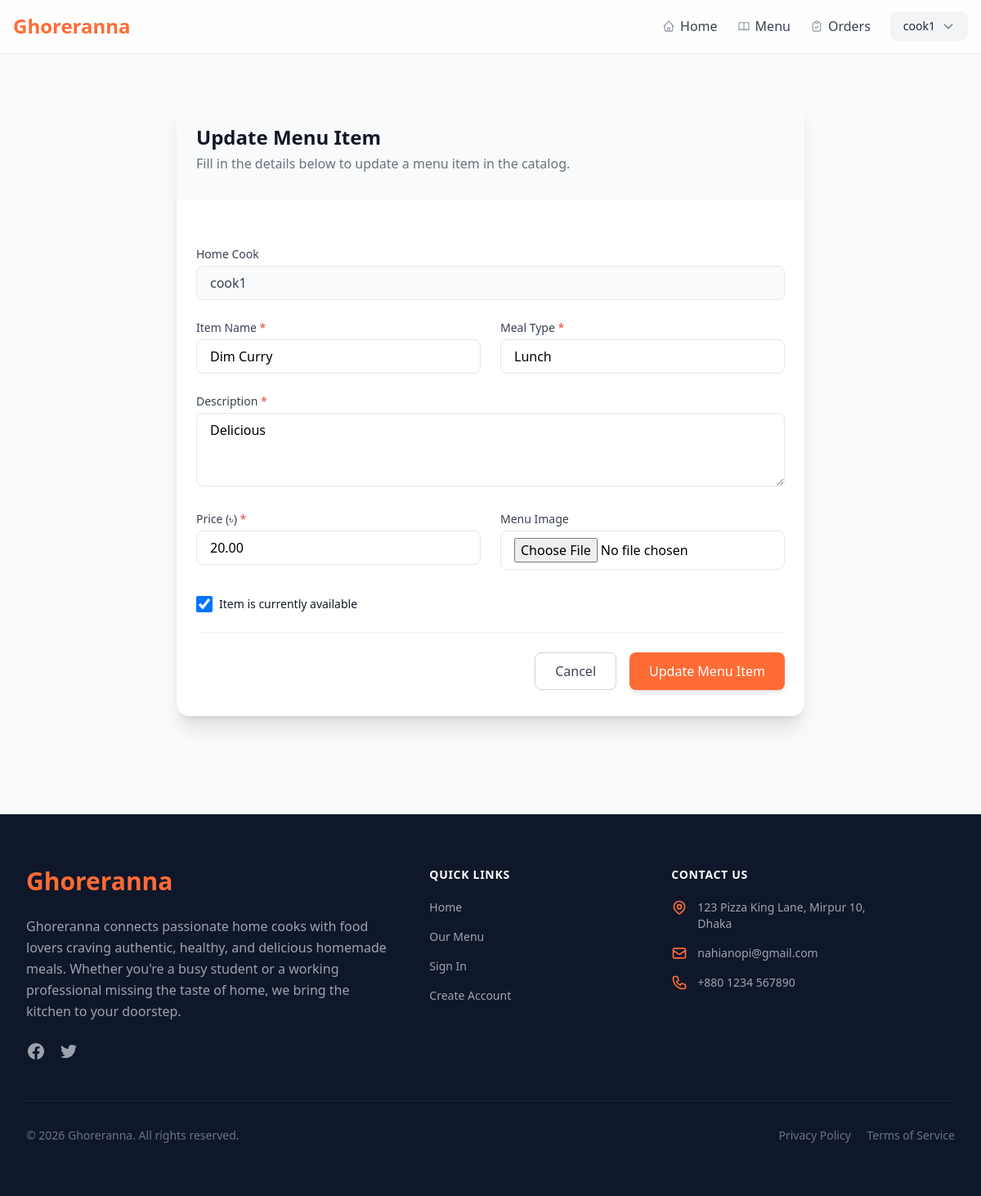
The app's page /menu/1/edit/ (signed in) with its own data.
### ghoreranna_app/models.py (models this page shows, shortened)
class User(models.Model):
    ROLE_CHOICES = [
        ('Student', 'Student'),
        ('Bachelor Employee', 'Bachelor Employee'),
        ('Home Cook', 'Home Cook'),
        ('Delivery Staff', 'Delivery Staff'),
        ('Admin', 'Admin'),
    ]
    STATUS_CHOICES = [
        ('Active', 'Active'),
        ('Inactive', 'Inactive'),
    ]
    user_id = models.AutoField(primary_key=True)
    name = models.CharField(max_length=255)
    phone = models.CharField(max_length=20)
    email = models.EmailField(unique=True)
    password = models.CharField(max_length=255)
    address = models.TextField()
    role = models.CharField(max_length=50, choices=ROLE_CHOICES)
    status = models.CharField(max_length=20, choices=STATUS_CHOICES, default='Active')
    class Meta:
        ordering = ['name']

class Menu(models.Model):
    menu_id = models.AutoField(primary_key=True)
    homecook = models.ForeignKey(User, on_delete=models.CASCADE, related_name='menus', limit_choices_to={'role': 'Home Cook'})
    meal_type = models.CharField(max_length=100)
    item_name = models.CharField(max_length=255)
    description = models.TextField()
    price = models.DecimalField(max_digits=10, decimal_places=2)
    image = models.ImageField(upload_to='menu_images/', null=True, blank=True)
    availability_status = models.BooleanField(default=True)
    class Meta:
        ordering = ['item_name']

### ghoreranna_app/views.py (the view)
# urls.py: path('menu/<int:pk>/edit/', views.menu_update, name='menu_update'),
def menu_update(request, pk):
    user_role = request.session.get('user_role')
    if user_role not in ['Admin', 'Home Cook']:
        messages.error(request, "Only Admins and Home Cooks can update menus.")
        return redirect('menu_list')
    menu = get_object_or_404(Menu, pk=pk)
    if user_role == 'Home Cook' and menu.homecook_id != request.session.get('user_id'):
        messages.error(request, "You can only edit your own menu items.")
        return redirect('menu_list')
    if request.method == 'POST':
        form = MenuForm(request.POST, request.FILES, instance=menu)
        if form.is_valid():
            form.save()
            messages.success(request, 'Menu item updated successfully!')
            return redirect('menu_list')
    else:
        form = MenuForm(instance=menu)
    return render(request, 'menu_form.html', {'form': form, 'action': 'Update', 'menu': menu})

### ghoreranna_app/forms.py
class MenuForm(forms.ModelForm):
    class Meta:
        model = Menu
        fields = ['meal_type', 'item_name', 'description', 'price', 'image', 'availability_status']
        widgets = {
            'meal_type': forms.TextInput(attrs={'class': 'w-full px-4 py-2 border rounded-lg focus:outline-none focus:ring-2 focus:ring-primary'}),
            'item_name': forms.TextInput(attrs={'class': 'w-full px-4 py-2 border rounded-lg focus:outline-none focus:ring-2 focus:ring-primary'}),
            'description': forms.Textarea(attrs={'class': 'w-full px-4 py-2 border rounded-lg focus:outline-none focus:ring-2 focus:ring-primary', 'rows': 3}),
            'price': forms.NumberInput(attrs={'class': 'w-full px-4 py-2 border rounded-lg focus:outline-none focus:ring-2 focus:ring-primary', 'step': '0.01'}),
            'image': forms.FileInput(attrs={'class': 'w-full px-4 py-2 border rounded-lg focus:outline-none focus:ring-2 focus:ring-primary'}),
            'availability_status': forms.CheckboxInput(attrs={'class': 'h-5 w-5 text-primary focus:ring-primary border-gray-300 rounded'}),
        }

### ghoreranna_app/context_processors.py (called while the page is built)
def cart_count(request):
    cart = request.session.get('cart', {})
    count = sum(cart.values()) if cart else 0
    return {'global_cart_count': count}

### templates/menu_form.html (shortened to what this page needs)
{% extends "base.html" %}
{% block content %}
<div class="max-w-3xl mx-auto py-10">
    <div class="bg-white rounded-2xl shadow-xl overflow-hidden">
        <div class="px-6 py-8 border-b border-gray-100 bg-gray-50">
            <h1 class="text-2xl font-bold text-gray-900">{{ action }} Menu Item</h1>
            <p class="text-gray-500 mt-1">Fill in the details below to {{ action | lower }} a menu item in the catalog.</p>
        </div>
        <form method="post" enctype="multipart/form-data" class="px-6 py-8 space-y-6">
            <div class="grid grid-cols-1 md:grid-cols-2 gap-6">
                <div class="col-span-1 md:col-span-2">
                    <label class="block text-sm font-medium text-gray-700 mb-1">
                        Home Cook
                    </label>
                    <div class="w-full px-4 py-2 border rounded-lg bg-gray-50 text-gray-700 select-none pointer-events-none">
                        {% if menu %}
                            {{ menu.homecook.name }}
                        {% else %}
                            {{ request.session.user_name }}
                        {% endif %}
                    </div>
                </div>
                <div>
                    <label for="{{ form.item_name.id_for_label }}" class="block text-sm font-medium text-gray-700 mb-1">
                        Item Name <span class="text-red-500">*</span>
                    </label>
                    {{ form.item_name }}
                </div>
                <div>
                    <label for="{{ form.meal_type.id_for_label }}" class="block text-sm font-medium text-gray-700 mb-1">
                        Meal Type <span class="text-red-500">*</span>
                    </label>
                    {{ form.meal_type }}
                </div>
                <div class="col-span-1 md:col-span-2">
                    <label for="{{ form.description.id_for_label }}" class="block text-sm font-medium text-gray-700 mb-1">
                        Description <span class="text-red-500">*</span>
                    </label>
                    {{ form.description }}
                </div>
                <div>
                    <label for="{{ form.price.id_for_label }}" class="block text-sm font-medium text-gray-700 mb-1">
                        Price (৳) <span class="text-red-500">*</span>
                    </label>
                    {{ form.price }}
                </div>
                <div>
                    <label for="{{ form.image.id_for_label }}" class="block text-sm font-medium text-gray-700 mb-1">
                        Menu Image
                    </label>
                    {{ form.image }}
                </div>
                <div class="col-span-1 md:col-span-2 flex items-center mt-2">
                    {{ form.availability_status }}
                    <label for="{{ form.availability_status.id_for_label }}" class="ml-2 block text-sm text-gray-900 font-medium">
                        Item is currently available
                    </label>
                </div>
            </div>
            <div class="flex justify-end space-x-4 pt-6 border-t border-gray-100">
                <a href="{% url 'menu_list' %}" class="px-6 py-2.5 border border-gray-300 rounded-lg text-gray-700 hover:bg-gray-50 transition font-medium">Cancel</a>
                <button type="submit" class="bg-primary text-white px-6 py-2.5 rounded-lg hover:bg-orange-600 transition shadow-md hover:shadow-lg font-medium">
                    {{ action }} Menu Item
                </button>
            </div>
        </form>
    </div>
</div>
{% endblock %}

### templates/base.html (shortened to what this page needs)
{% load static %}
<!DOCTYPE html>
<html lang="en" class="scroll-smooth">
<head>
    <script src="https://cdn.tailwindcss.com"></script>
</head>
<body class="bg-gray-50 flex flex-col min-h-screen">
    <nav
        class="bg-white/80 backdrop-blur-md shadow-sm border-b border-gray-100/50 fixed w-full z-50 transition-all duration-300">
        <div class="max-w-7xl mx-auto px-4">
            <div class="flex justify-between items-center h-16">
                <a href="/" class="text-2xl font-bold text-primary">
                    Ghoreranna
                </a>
                <div class="hidden md:flex space-x-6 items-center">
                    <a href="{% url 'home' %}"
                        class="flex items-center gap-1.5 text-gray-700 hover:text-primary transition group">
                        Home
                    </a>
                    <a href="{% url 'menu_list' %}"
                        class="flex items-center gap-1.5 text-gray-700 hover:text-primary transition group">
                        Menu
                    </a>
                    {% if request.session.user_role == 'Delivery Staff' %}
                    <a href="{% url 'delivery_dashboard' %}"
                        class="flex items-center gap-1.5 text-gray-700 hover:text-primary transition group">
                        <svg class="w-4 h-4 text-gray-400 group-hover:text-primary transition-colors" fill="none"
                            stroke="currentColor" viewBox="0 0 24 24">
                            <path stroke-linecap="round" stroke-linejoin="round" stroke-width="2"
                                d="M13 10V3L4 14h7v7l9-11h-7z" />
                        </svg>
                        My Deliveries
                    </a>
                    {% else %}
                    <a href="{% url 'profile' %}?tab={% if request.session.user_role == 'Admin' %}all-orders{% elif request.session.user_role == 'Home Cook' %}incoming-orders{% else %}tracking{% endif %}"
                        class="flex items-center gap-1.5 text-gray-700 hover:text-primary transition group">
                        Orders
                    </a>
                    {% endif %}
                    {% if request.session.user_id %}
                    <div class="relative relative-dropdown ml-2">
                        <button id="user-menu-btn"
                            class="flex items-center space-x-2 bg-gray-100 text-gray-800 px-4 py-2 rounded-lg hover:bg-gray-200 transition focus:outline-none">
                            <span class="font-medium text-sm">{{ request.session.user_name }}</span>
                            <svg class="w-4 h-4 text-gray-500" fill="none" stroke="currentColor" viewBox="0 0 24 24"
                                xmlns="http://www.w3.org/2000/svg">
                                <path stroke-linecap="round" stroke-linejoin="round" stroke-width="2"
                                    d="M19 9l-7 7-7-7"></path>
                            </svg>
                        </button>
                    </div>
                    {% endif %}
                </div>
            </div>
        </div>
    </nav>
    <main class="flex-grow pt-20 px-4">
        <div class="max-w-7xl mx-auto">
            {% block content %}
            {% endblock %}
        </div>
    </main>
    <footer id="about" class="bg-[#0f172a] text-gray-300 mt-20">
        <div class="max-w-7xl mx-auto px-4 py-16 sm:px-6 lg:px-8">
            <div class="grid grid-cols-1 md:grid-cols-12 gap-12">
                <div class="md:col-span-5">
                    <a href="/" class="text-3xl font-bold text-primary mb-6 inline-block">
                        Ghoreranna
                    </a>
                    <p class="text-gray-400 leading-relaxed mb-6">
                        Ghoreranna connects passionate home cooks with food lovers craving authentic, healthy, and
                        delicious homemade meals. Whether you're a busy student or a working professional missing the
                        taste of home, we bring the kitchen to your doorstep.
                    </p>
                    <div class="flex space-x-4">
                        <a href="#" class="text-gray-400 hover:text-white transition">
                        </a>
                        <a href="#" class="text-gray-400 hover:text-white transition">
                        </a>
                    </div>
                </div>
                <div class="md:col-span-3">
                    <h3 class="text-sm font-semibold text-white tracking-wider uppercase mb-5">Quick Links</h3>
                    <ul class="space-y-4 text-sm">
                        <li><a href="{% url 'home' %}" class="text-gray-400 hover:text-primary transition">Home</a></li>
                        <li><a href="{% url 'menu_list' %}" class="text-gray-400 hover:text-primary transition">Our
                                Menu</a></li>
                        <li><a href="{% url 'login' %}" class="text-gray-400 hover:text-primary transition">Sign In</a>
                        </li>
                        <li><a href="{% url 'register' %}" class="text-gray-400 hover:text-primary transition">Create
                                Account</a></li>
                    </ul>
                </div>
                <div class="md:col-span-4">
                    <h3 class="text-sm font-semibold text-white tracking-wider uppercase mb-5">Contact Us</h3>
                    <ul class="space-y-4 text-sm text-gray-400">
                        <li class="flex items-start">
                            <span>123 Pizza King Lane, Mirpur 10,<br>Dhaka</span>
                        </li>
                        <li class="flex items-center">
                            <svg class="flex-shrink-0 h-5 w-5 text-primary mr-3" fill="none" viewBox="0 0 24 24"
                                stroke="currentColor">
                                <path stroke-linecap="round" stroke-linejoin="round" stroke-width="2"
                                    d="M3 8l7.89 5.26a2 2 0 002.22 0L21 8M5 19h14a2 2 0 002-2V7a2 2 0 00-2-2H5a2 2 0 00-2 2v10a2 2 0 002 2z" />
                            </svg>
                            <a href="mailto:hello@ghoreranna.com"
                                class="hover:text-white transition">nahianopi@gmail.com</a>
                        </li>
                        <li class="flex items-center">
                            <span>+880 1234 567890</span>
                        </li>
                    </ul>
                </div>
            </div>
            <div
                class="mt-12 pt-8 border-t border-gray-800 flex flex-col md:flex-row justify-between items-center text-sm text-gray-500">
                <p>&copy; {% now "Y" %} Ghoreranna. All rights reserved.</p>
                <div class="mt-4 md:mt-0 space-x-4">
                    <a href="#" class="hover:text-white transition">Privacy Policy</a>
                    <a href="#" class="hover:text-white transition">Terms of Service</a>
                </div>
            </div>
        </div>
    </footer>
</body>
</html>

### records on screen
User: session.user_name "cook1"
Menu: homecook.name "cook1", item_name "Dim Curry", meal_type "Lunch", description "Delicious", price "20.00", availability_status "☑"

### other values on screen
{{ action }} "Update"
{{ action | lower }} "update"
